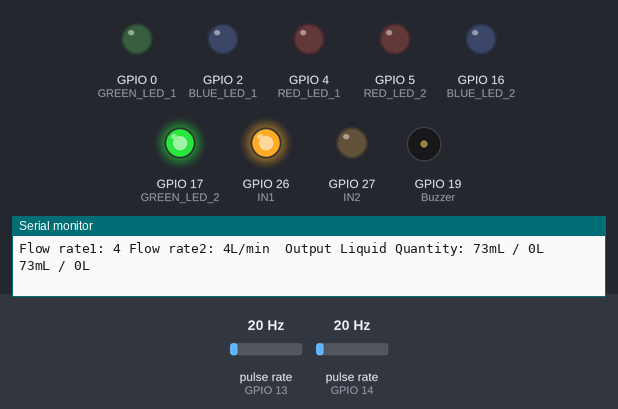
The sketch below on a simulated ESP32. Shown: output pins drawn as LEDs (lit = HIGH), buzzer (waves = sounding), the last lines printed to the serial monitor. Wiring (inferred from the names in the program): 2 × pulse sensor: data GPIO 13 / data GPIO 14. The inputs (shaded band) are chosen by the test bench; at power-on: pulse rate (sensors on GPIO 13, GPIO 14) 20 Hz. WiFi joins after 1.5 s; servers stay silent unless stated.

Above: at 1.2 s.
1.3 s: pulse rate (sensor on GPIO 13) set to 16 Hz
At 3.3 s:
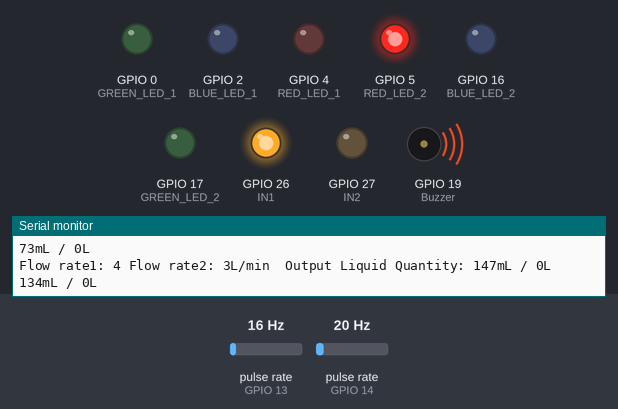
4.3 s: pulse rate (sensor on GPIO 14) set to 16 Hz
At 7.2 s:
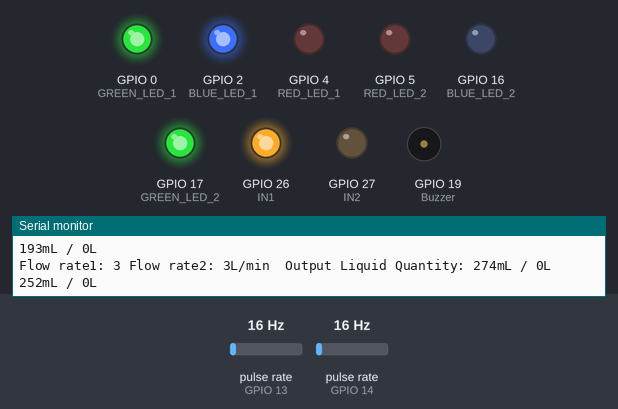
7.3 s: pulse rate (sensor on GPIO 14) set to 50 Hz
At 10.0 s:
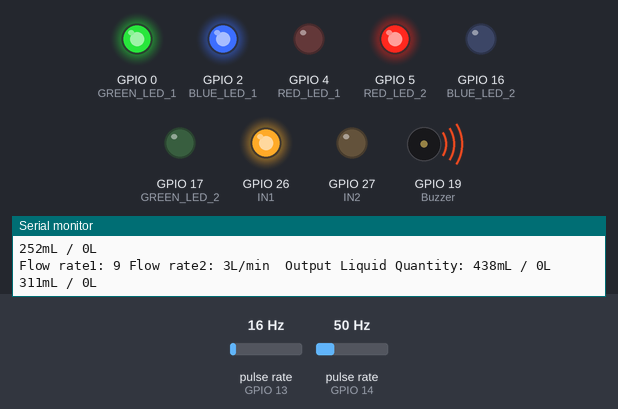
10.3 s: pulse rate (sensor on GPIO 14) set to 15 Hz
13.2 s: pulse rate (sensor on GPIO 14) set to 11 Hz
Timing chart, 0 to 16.2 s (numbered marks = the images above; inputs shaded):
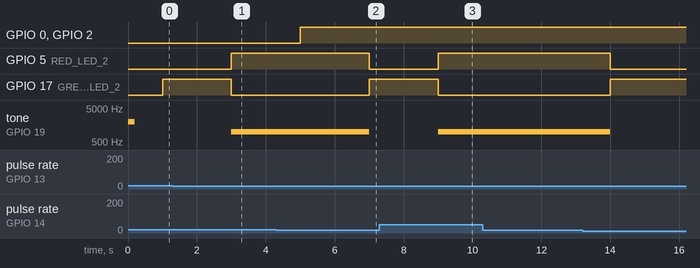

Measured:
- the behaviour switches between 18 and 17 Hz on pulse rate (sensor on GPIO 13) (found by bisection; images 0 and 1)
- the behaviour switches between 19 and 18 Hz on pulse rate (sensor on GPIO 14) (found by bisection; images 1 and 2)
- after the input at 1.3 s, GPIO 5 (RED_LED_2): LOW → HIGH after 1.7 s; GPIO 17 (GREEN_LED_2): HIGH → LOW after 1.7 s; tone on GPIO 19 (Buzzer): silent → 1000 Hz after 1.7 s
- after the input at 4.3 s, GPIO 5 (RED_LED_2): HIGH → LOW after 2.7 s; GPIO 17 (GREEN_LED_2): LOW → HIGH after 2.7 s; tone on GPIO 19 (Buzzer): 1000 Hz → silent after 2.7 s
- after the input at 7.3 s, GPIO 5 (RED_LED_2): LOW → HIGH after 1.7 s; GPIO 17 (GREEN_LED_2): HIGH → LOW after 1.7 s; tone on GPIO 19 (Buzzer): silent → 1000 Hz after 1.7 s

The sketch:

WaterDistrubution_LeakageDetection.ino
```cpp
#define BLYNK_TEMPLATE_ID "TMPL3Da-v1snl"
#define BLYNK_TEMPLATE_NAME "Water Distrubution Leakage Detection Sumanth"
#define BLYNK_AUTH_TOKEN "9V2n-yB9mXcQXk4eG7BQGqsuMRAtNsGS"

#include <WiFi.h>
#include <WiFiClient.h>
#include <BlynkSimpleEsp32.h>

#define RED_LED_1 4
#define RED_LED_2 5

#define BLUE_LED_1 2
#define BLUE_LED_2 16

#define GREEN_LED_1 0
#define GREEN_LED_2 17

#define Buzzer 19

#define IN1 26
#define IN2 27

#define water_sensor1 14
#define water_sensor2 13

// WiFi Credentials
// char ssid[] = "JioFiber4G";
// char pass[] = "Animal1234 ";
char ssid[] = "Rakesh Rocky";
char pass[] = "nu1rs59j4k";

long currentMillis = 0;
long previousMillis = 0;
int interval = 1000;
boolean ledState = LOW;
float calibrationFactor = 4.5;
volatile byte pulseCount1, pulseCount2;
byte pulse1Sec1 = 0, pulse1Sec2 = 0;
float flowRate1, flowRate2;
unsigned int flowMilliLitres1, flowMilliLitres2;
unsigned long totalMilliLitres1, totalMilliLitres2;

// Connection Flags
bool isWiFiConnected = false;
bool isBlynkConnected = false;
bool alert_flag = false;
BlynkTimer timer;

void checkConnections() {
  if (WiFi.status() == WL_CONNECTED) {
    isWiFiConnected = true;
    digitalWrite(BLUE_LED_1, HIGH);
    digitalWrite(RED_LED_1, LOW);
  } else {
    isWiFiConnected = false;
    digitalWrite(BLUE_LED_1, LOW);
    digitalWrite(RED_LED_1, HIGH);
    WiFi.begin(ssid, pass);
  }

  isBlynkConnected = Blynk.connected();
  if (isBlynkConnected) {
    digitalWrite(GREEN_LED_1, HIGH);
    Blynk.virtualWrite(V0, "SYSTEM ACTIVE");
  } else {
    digitalWrite(GREEN_LED_1, LOW);
    if(isWiFiConnected) {
      Blynk.connect();
      Blynk.virtualWrite(V0, "SYSTEM OFFLINE");
    }
  }
}

void IRAM_ATTR pulseCounter_1() {
  pulseCount1++;
}

void IRAM_ATTR pulseCounter_2() {
  pulseCount2++;
}

// the setup function runs once when you press reset or power the board
void setup() {
  // initialize digital pin LED_BUILTIN as an output.
   Serial.begin(115200);
  pinMode(RED_LED_1, OUTPUT);
  pinMode(RED_LED_2, OUTPUT);
  pinMode(BLUE_LED_1, OUTPUT);
  pinMode(BLUE_LED_2, OUTPUT);
  pinMode(GREEN_LED_1, OUTPUT);
  pinMode(GREEN_LED_2, OUTPUT);
  tone(Buzzer, 2000, 200);

  pinMode(IN1, OUTPUT);
  pinMode(IN2, OUTPUT);

  pinMode(Buzzer, OUTPUT);
  pinMode(water_sensor1, INPUT_PULLUP);
  pinMode(water_sensor2, INPUT_PULLUP);

  WiFi.begin(ssid, pass);
  Blynk.config(BLYNK_AUTH_TOKEN);
  timer.setInterval(5000L, checkConnections);
  timer.setInterval(1000L, readSensors);
  //timer.setInterval(500L, alertSystem);

  pulseCount1 = 0;
  flowRate1 = 0.0;
  flowMilliLitres1 = 0;
  totalMilliLitres1 = 0;
  previousMillis = 0;
  pulseCount2 = 0;
  flowRate2 = 0.0;
  flowMilliLitres2 = 0;
  totalMilliLitres2 = 0;

  attachInterrupt(digitalPinToInterrupt(water_sensor1), pulseCounter_1, FALLING);
  attachInterrupt(digitalPinToInterrupt(water_sensor2), pulseCounter_2, FALLING);
  digitalWrite(IN1, HIGH);
  digitalWrite(IN2, LOW);
}

// the loop function runs over and over again forever
void loop() {
  // tone(Buzzer, 2000); // buzzer ON
  // digitalWrite(RED_LED_1, HIGH);
  // digitalWrite(RED_LED_2, HIGH);
  // digitalWrite(BLUE_LED_1, LOW);
  // digitalWrite(BLUE_LED_2, LOW);
  // digitalWrite(GREEN_LED_1, LOW);
  // digitalWrite(GREEN_LED_2, LOW);
  // digitalWrite(IN1, HIGH);
  // digitalWrite(IN2, LOW);

  // delay(1000); // wait for a second

  // digitalWrite(RED_LED_1, LOW);
  // digitalWrite(RED_LED_2, LOW);
  // digitalWrite(BLUE_LED_1, HIGH);
  // digitalWrite(BLUE_LED_2, HIGH);
  // digitalWrite(GREEN_LED_1, LOW);
  // digitalWrite(GREEN_LED_2, LOW);
  // delay(1000);
  // digitalWrite(RED_LED_1, LOW);
  // digitalWrite(RED_LED_2, LOW);
  // digitalWrite(BLUE_LED_1, LOW);
  // digitalWrite(BLUE_LED_2, LOW);
  // digitalWrite(GREEN_LED_1, HIGH);
  // digitalWrite(GREEN_LED_2, HIGH);

  // delay(1000); // wait for a second

  // digitalWrite(IN1, LOW);
  // digitalWrite(IN2, LOW);
  // // noTone(Buzzer); // buzzer OFF
  // delay(5000); // wait for a second

  // currentMillis = millis();
  // if (currentMillis - previousMillis > interval) {

  //   pulse1Sec1 = pulseCount1;
  //   pulseCount1 = 0;

  //   pulse1Sec2 = pulseCount2;
  //   pulseCount2 = 0;

  //   flowRate1 = ((1000.0 / (millis() - previousMillis)) * pulse1Sec1) / calibrationFactor;
  //   flowRate2 = ((1000.0 / (millis() - previousMillis)) * pulse1Sec2) / calibrationFactor;
  //   previousMillis = millis();

  //   flowMilliLitres1 = (flowRate1 / 60) * 1000;
  //   flowMilliLitres2 = (flowRate2 / 60) * 1000;

  //   // Add the millilitres passed in this second to the cumulative total
  //   totalMilliLitres1 += flowMilliLitres1;
  //   totalMilliLitres2 += flowMilliLitres2;

  //   // Print the flow rate for this second in litres / minute
  //   Serial.print("Flow rate1: ");
  //   Serial.print(int(flowRate1)); // Print the integer part of the variable
  //   Serial.print(" Flow rate2: ");
  //   Serial.print(int(flowRate2)); // Print the integer part of the variable
  //   Serial.print("L/min");
  //   Serial.print("\t"); // Print tab space

  //   // Print the cumulative total of litres flowed since starting
  //   Serial.print("Output Liquid Quantity: ");
  //   Serial.print(totalMilliLitres1);
  //   Serial.print("mL / ");
  //   Serial.print(totalMilliLitres1 / 1000);
  //   Serial.println("L ");
  //   Serial.print(totalMilliLitres2);
  //   Serial.print("mL / ");
  //   Serial.print(totalMilliLitres2 / 1000);
  //   Serial.println("L");

  //   // // Print the cumulative total of litres flowed since starting
  //   // Serial.print("Output Liquid Quantity2: ");
  //   // Serial.print(totalMilliLitres1);
  //   // Serial.print("mL / ");
  //   // Serial.print(totalMilliLitres2 / 1000);
  //   // Serial.println("L");
  // }
  timer.run();
  if (WiFi.status() == WL_CONNECTED) {
    Blynk.run();
  }
}

void readSensors(){
  currentMillis = millis();
  if (currentMillis - previousMillis > interval) {

    pulse1Sec1 = pulseCount1;
    pulseCount1 = 0;

    pulse1Sec2 = pulseCount2;
    pulseCount2 = 0;

    flowRate1 = ((1000.0 / (millis() - previousMillis)) * pulse1Sec1) / calibrationFactor;
    flowRate2 = ((1000.0 / (millis() - previousMillis)) * pulse1Sec2) / calibrationFactor;
    previousMillis = millis();

    flowMilliLitres1 = (flowRate1 / 60) * 1000;
    flowMilliLitres2 = (flowRate2 / 60) * 1000;

    // Add the millilitres passed in this second to the cumulative total
    totalMilliLitres1 += flowMilliLitres1;
    totalMilliLitres2 += flowMilliLitres2;

    // --- STEP 1: SEND DATA TO BLYNK ---
    // Mapping: V2=Flow1, V3=Flow2, V4=Total1, V5=Total2
    if (isBlynkConnected) {
      Blynk.virtualWrite(V2, flowRate1);
      Blynk.virtualWrite(V3, flowRate2);
      Blynk.virtualWrite(V4, totalMilliLitres1 / 1000.0); // Send in Liters
      Blynk.virtualWrite(V5, totalMilliLitres2 / 1000.0); // Send in Liters
    }

    // --- STEP 2: LEAKAGE DETECTION LOGIC ---
    // If flow1 is active but flow2 is significantly lower, assume a leak.
    // Threshold set to 0.5 L/min difference for sensitivity.
    if (flowRate1 > (flowRate2 + 0.5)) {
      alert_flag = true;
      digitalWrite(RED_LED_2, HIGH);
      digitalWrite(GREEN_LED_2, LOW);
      tone(Buzzer, 1000); // Alarm sound

      if (isBlynkConnected) {
        //Blynk.logEvent("leak_alert", "Warning: Leak detected in distribution!");
        Blynk.virtualWrite(V6, 255); // High intensity on a widget LED
      }
    } else {
      alert_flag = false;
      digitalWrite(RED_LED_2, LOW);
      digitalWrite(GREEN_LED_2, HIGH);
      noTone(Buzzer);

      if (isBlynkConnected) {
        Blynk.virtualWrite(V6, 0); // Turn off widget LED
      }
    }

    // Print the flow rate for this second in litres / minute
    Serial.print("Flow rate1: ");
    Serial.print(int(flowRate1)); // Print the integer part of the variable
    Serial.print(" Flow rate2: ");
    Serial.print(int(flowRate2)); // Print the integer part of the variable
    Serial.print("L/min");
    Serial.print("\t"); // Print tab space

    // Print the cumulative total of litres flowed since starting
    Serial.print("Output Liquid Quantity: ");
    Serial.print(totalMilliLitres1);
    Serial.print("mL / ");
    Serial.print(totalMilliLitres1 / 1000);
    Serial.println("L ");
    Serial.print(totalMilliLitres2);
    Serial.print("mL / ");
    Serial.print(totalMilliLitres2 / 1000);
    Serial.println("L");

    // // Print the cumulative total of litres flowed since starting
    // Serial.print("Output Liquid Quantity2: ");
    // Serial.print(totalMilliLitres1);
    // Serial.print("mL / ");
    // Serial.print(totalMilliLitres2 / 1000);
    // Serial.println("L");
  }
}

void alertSystem() {
  // Define a small threshold to account for sensor inaccuracy (e.g., 0.5 L/min)
  float threshold = 0.5;

  // Check if Inlet flow is significantly higher than Outlet flow
  if (flowRate1 > (flowRate2 + threshold)) {
    alert_flag = true;

    // Physical Alerts
    digitalWrite(RED_LED_2, HIGH);   // Turn on Red Alert LED
    digitalWrite(GREEN_LED_2, LOW);  // Turn off Normal Green LED
    tone(Buzzer, 1000);              // Constant alarm tone

    // Send to Blynk
    if (isBlynkConnected) {
      Blynk.virtualWrite(V6, 255);            // Turn on a Red LED widget on V6
      Blynk.virtualWrite(V7, "LEAK DETECTED"); // Status message on V7
      //Blynk.logEvent("leak_alert", "Water Leakage Detected in the System!");
    }

    Serial.println("--- ALERT: LEAKAGE DETECTED ---");
  }
  else {
    alert_flag = false;

    // Physical Indicators (Normal State)
    digitalWrite(RED_LED_2, LOW);
    digitalWrite(GREEN_LED_2, HIGH);
    noTone(Buzzer);

    // Update Blynk
    if (isBlynkConnected) {
      Blynk.virtualWrite(V6, 0);               // Turn off LED widget
      Blynk.virtualWrite(V7, "FLOW NORMAL");    // Status message
    }
  }
}
```
